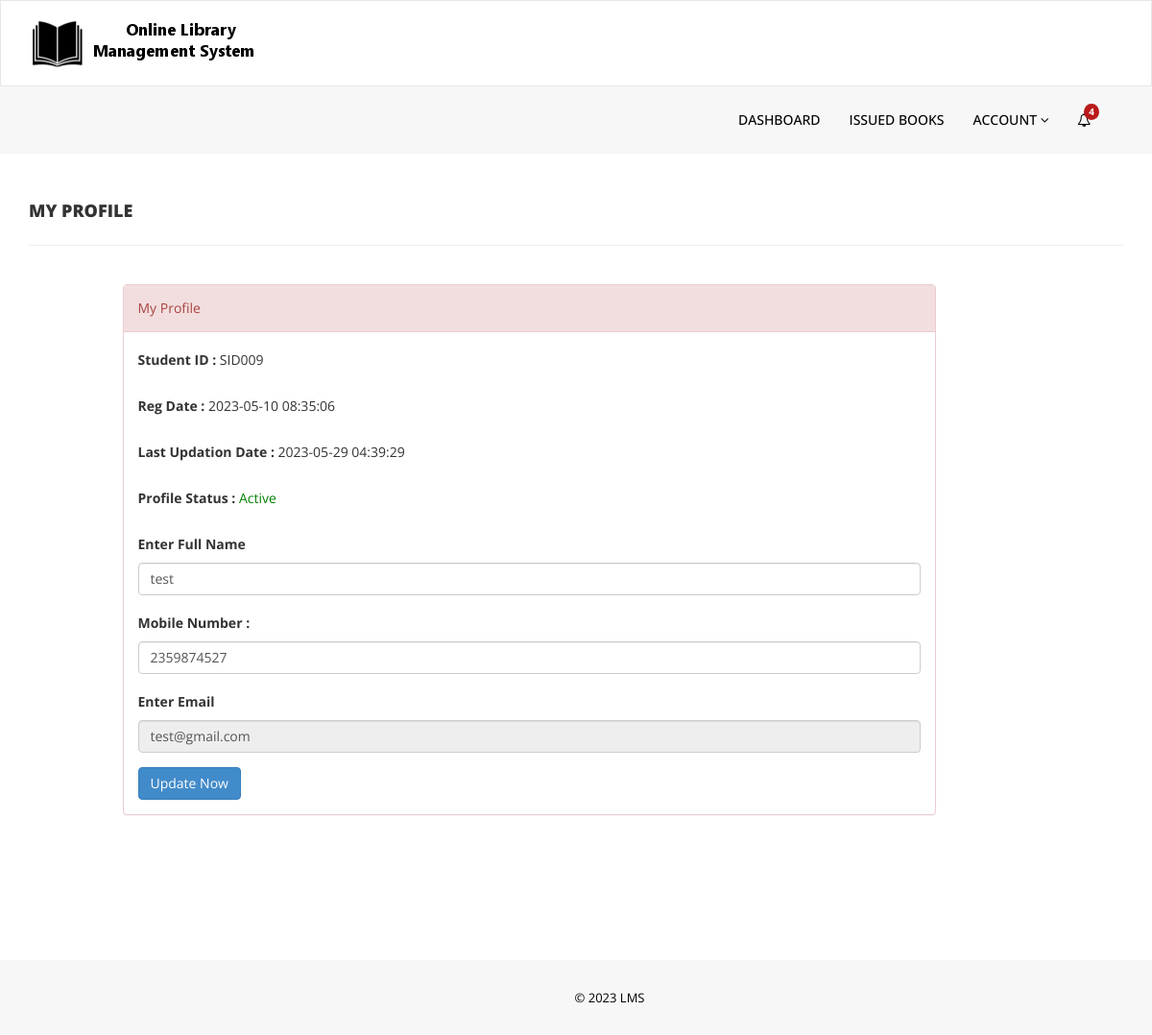
Page /my-profile.php (signed in) on the committed database.
### tables this page shows
CREATE TABLE `tblstudents` (
  `id` int(11) NOT NULL,
  `StudentId` varchar(100) DEFAULT NULL,
  `FullName` varchar(120) DEFAULT NULL,
  `EmailId` varchar(120) DEFAULT NULL,
  `MobileNumber` char(11) DEFAULT NULL,
  `Password` varchar(120) DEFAULT NULL,
  `Status` int(1) DEFAULT NULL,
  `RegDate` timestamp NULL DEFAULT current_timestamp(),
  `UpdationDate` timestamp NULL DEFAULT NULL ON UPDATE current_timestamp()
);

### my-profile.php (the view, shortened to what this page needs)
<?php
if(strlen($_SESSION['login'])==0)
    {
header('location:index.php');
}
else{
?>
<!DOCTYPE html>
<html xmlns="http://www.w3.org/1999/xhtml">
<head>
    <link href="assets/css/bootstrap.css" rel="stylesheet" />
    <link href="assets/css/font-awesome.css" rel="stylesheet" />
    <link href="assets/css/style.css" rel="stylesheet" />
</head>
<body>
<?php include('includes/header.php');?>
    <div class="content-wrapper">
         <div class="container">
        <div class="row pad-botm">
            <div class="col-md-12">
                <h4 class="header-line">My Profile</h4>
                            </div>
        </div>
             <div class="row">
<div class="col-md-9 col-md-offset-1">
               <div class="panel panel-danger">
                        <div class="panel-heading">
                           My Profile
                        </div>
                        <div class="panel-body">
                            <form name="signup" method="post">
<?php
$sid=$_SESSION['stdid'];
$sql="SELECT StudentId,FullName,EmailId,MobileNumber,RegDate,UpdationDate,Status from  tblstudents  where StudentId=:sid ";
$query = $dbh -> prepare($sql);
$query-> bindParam(':sid', $sid, PDO::PARAM_STR);
$query->execute();
$results=$query->fetchAll(PDO::FETCH_OBJ);
if($query->rowCount() > 0)
{
foreach($results as $result)
{               ?>
<div class="form-group">
<label>Student ID : </label>
<?php echo htmlentities($result->StudentId);?>
</div>
<div class="form-group">
<label>Reg Date : </label>
<?php echo htmlentities($result->RegDate);?>
</div>
<?php if($result->UpdationDate!=""){?>
<div class="form-group">
<label>Last Updation Date : </label>
<?php echo htmlentities($result->UpdationDate);?>
</div>
<?php } ?>
<div class="form-group">
<label>Profile Status : </label>
<?php if($result->Status==1){?>
<span style="color: green">Active</span>
<?php } else { ?>
<span style="color: red">Blocked</span>
<?php }?>
</div>
<div class="form-group">
<label>Enter Full Name</label>
<input class="form-control" type="text" name="fullanme" value="<?php echo htmlentities($result->FullName);?>" autocomplete="off" required />
</div>
<div class="form-group">
<label>Mobile Number :</label>
<input class="form-control" type="text" name="mobileno" maxlength="10" value="<?php echo htmlentities($result->MobileNumber);?>" autocomplete="off" required />
</div>
<div class="form-group">
<label>Enter Email</label>
<input class="form-control" type="email" name="email" id="emailid" value="<?php echo htmlentities($result->EmailId);?>"  autocomplete="off" required readonly />
</div>
<?php }} ?>
<button type="submit" name="update" class="btn btn-primary" id="submit">Update Now </button>
                                    </form>
                            </div>
                        </div>
                            </div>
        </div>
    </div>
    </div>
    <?php include('includes/footer.php');?>
</body>
</html>
<?php } ?>

### assets/css/style.css (style rules this page uses)
.content-wrapper { margin-top: 40px; min-height:800px; padding-bottom:90px; }
.header-line { font-weight:900; padding-bottom:25px; border-bottom:1px solid #eeeeee; text-transform:uppercase; }
.pad-botm { padding-bottom:30px; }

### rows in the picture
tblstudents: StudentId "SID009", RegDate "2023-05-10 08:35:06", UpdationDate "2023-05-29 04:39:29", Status "Active", fullanme "test", mobileno "2359874527", email "test@gmail.com"

### other values in the picture
$count "4"
